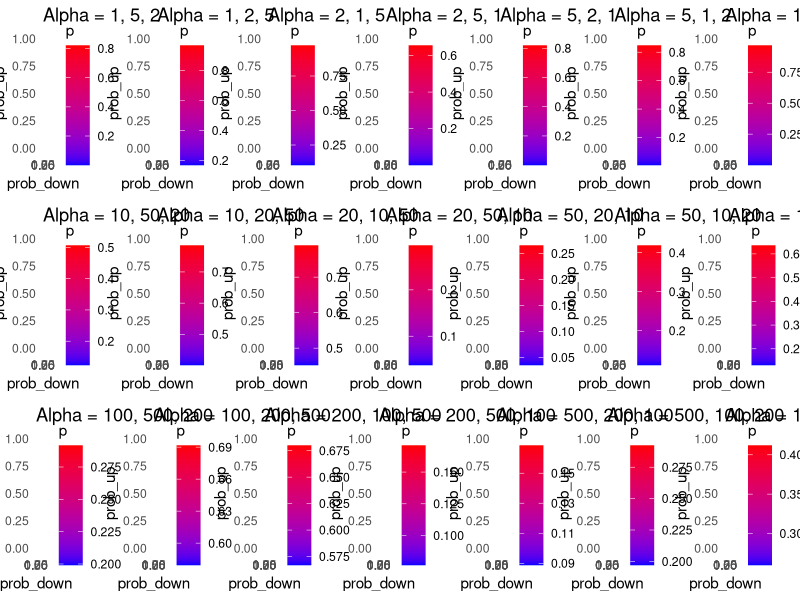

Here is the R script that generated this plot: (Note: this script raises an error after producing the figure.)
# Required Libraries
library(ggplot2)
library(gridExtra)

# Required Libraries
library(combinat)

# Generate permutations of 1, 5, 2
base_alphas <- permn(c(1, 5, 2))

# Append c(1, 1, 1) to the list
base_alphas <- c(base_alphas, list(c(1, 1, 1)))

# Values to multiply
multipliers <- c(1, 10, 100)

# Function to sample from Dirichlet Distribution
sample_dirichlet <- function(alpha, n=1000) {
  matrix(sapply(1:n, function(x) {
    x <- rgamma(length(alpha), alpha)
    x / sum(x)
  }), nrow=n, byrow=TRUE)
}

# Initialize a matrix for storing plots
plots <- matrix(list(), nrow = length(multipliers), ncol = length(base_alphas), byrow = TRUE)

# Initialize a matrix for storing alpha values
alpha_values <- matrix("", nrow = length(multipliers), ncol = length(base_alphas), byrow = TRUE)

# Iterate over base_alphas (columns) and multipliers (rows) to create plots
for (i in seq_along(base_alphas)) {
  for (j in seq_along(multipliers)) {
    alpha <- base_alphas[[i]] * multipliers[j]
    df <- as.data.frame(sample_dirichlet(alpha))
    colnames(df) <- c("prob_down", "prob_up", "Var3") # Update column names
    p <- ggplot(df, aes(x = prob_down, y = prob_up)) + # Update aes_string arguments
      geom_point(aes(colour = Var3), alpha = 0.5) +
      scale_color_gradient(low = "blue", high = "red") +
      labs(title = paste("Alpha =", paste(alpha, collapse = ", ")),
           x = "prob_down", # Update x label
           y = "prob_up", # Update y label
           color = "p") +
      theme_minimal() +
      xlim(0,1) +
      ylim(0,1)
    # Add the plot to the list
    plots[j, i] <- list(p)
    
    # Add the alpha value to the alpha_values matrix
    alpha_values[j, i] <- paste(alpha, collapse = "_")
  }
}

# Convert the matrix to a list for use with grid.arrange
plots <- as.list(t(plots))

# Arrange the plots
arranged_plots <- do.call(gridExtra::grid.arrange, c(plots, ncol = length(base_alphas)))

# Save the plot
ggsave("/home/users/allstaff/lmcintosh/ev_likelihood/pictures/my_plot.png",
       arranged_plots,
       width = 16, height = 10)


# Save the alpha_values matrix to a CSV file
# Convert the data frame to a vector
alpha_values_vector <- as.vector(unlist(alpha_values))

# Concatenate all the values into a single string
alpha_values_single_row <- data.frame(t(paste(alpha_values_vector, collapse = ",")))

# Write the result to a CSV
write.csv(alpha_values_single_row, "/home/users/allstaff/lmcintosh/ev_likelihood/alpha_values.csv", row.names = FALSE)
